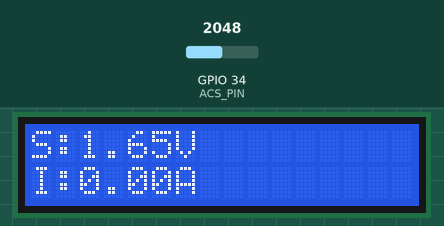
This sketch was run on a simulated ESP32. Parts: 16×2 character LCD. Inputs (shaded band) come from the test bench; at power-on: GPIO 34 (ACS_PIN) = 2048. WiFi joins after 1.5 s; servers stay silent unless stated; what the sketch prints to the serial monitor is not drawn.

Above: at 4.1 s.
4.2 s: GPIO 34 (ACS_PIN) set to 2866
At 5.1 s:
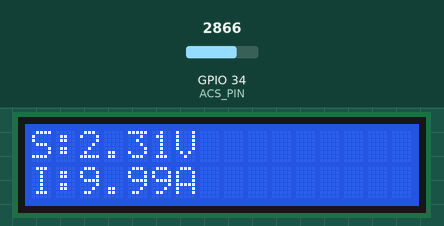
5.7 s: GPIO 34 (ACS_PIN) set to 3603
At 6.5 s:
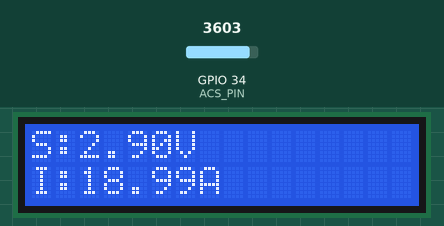
7.3 s: GPIO 34 (ACS_PIN) set to 4095
At 8.1 s:
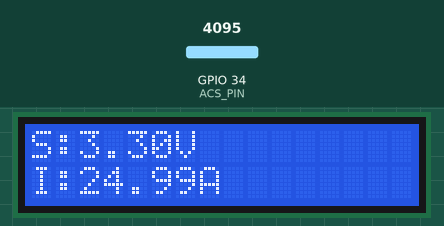
Timing chart, 0 to 10.3 s (numbered marks = the images above; inputs shaded):
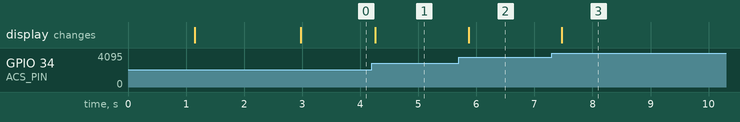

Measured:
- after the input at 4.2 s, the display: changes after 0.06 s (image 1)
- after the input at 5.7 s, the display: changes after 0.17 s (image 2)
- after the input at 7.3 s, the display: changes after 0.17 s (image 3)

The sketch:

Smart_Energy_Meter.ino
```cpp
#define BLYNK_TEMPLATE_ID "TMPL3TyZKSX41"
#define BLYNK_TEMPLATE_NAME "IoT Smart Energy Meter"
#define BLYNK_AUTH_TOKEN "3A0So9Mliul1hokIK8hvzeRdxza2uTNn"

#include <WiFi.h>
#include <BlynkSimpleEsp32.h>
#include <Wire.h>
#include <LiquidCrystal_I2C.h>

char ssid[] = "FAB.NET5G";
char pass[] = "satabdi@123";

LiquidCrystal_I2C lcd(0x27, 16, 2);

const int ACS_PIN = 34;
const float sensitivity = 0.066;   // ACS712 30A = 66mV/A

float zeroOffset = 0;

void setup() {
  Serial.begin(115200);

  lcd.init();
  lcd.backlight();
  lcd.setCursor(0,0);
  lcd.print("Calibrating...");

  pinMode(ACS_PIN, INPUT);

  // Zero-current calibration
  long sum = 0;
  for(int i=0; i<500; i++){
    sum += analogRead(ACS_PIN);
    delay(2);
  }
  zeroOffset = (sum / 500.0) * (3.3 / 4095.0);

  lcd.clear();
  lcd.print("Connecting...");

  Blynk.begin(BLYNK_AUTH_TOKEN, ssid, pass);

  lcd.clear();
}

void loop() {
  Blynk.run();

  int adc = analogRead(ACS_PIN);
  float sensorVoltage = adc * (3.3 / 4095.0);

  float current = (sensorVoltage - zeroOffset) / sensitivity;

  // Remove small noise
  if (abs(current) < 0.05)
    current = 0;

  current = abs(current);

  lcd.setCursor(0,0);
  lcd.print("S:");
  lcd.print(sensorVoltage,2);
  lcd.print("V   ");

  lcd.setCursor(0,1);
  lcd.print("I:");
  lcd.print(current,2);
  lcd.print("A   ");

  Blynk.virtualWrite(V1, current);
  Blynk.virtualWrite(V0, sensorVoltage);

  Serial.print("Sensor Voltage: ");
  Serial.print(sensorVoltage,2);
  Serial.print(" V | Current: ");
  Serial.print(current,2);
  Serial.println(" A");

  delay(300);
}
```
